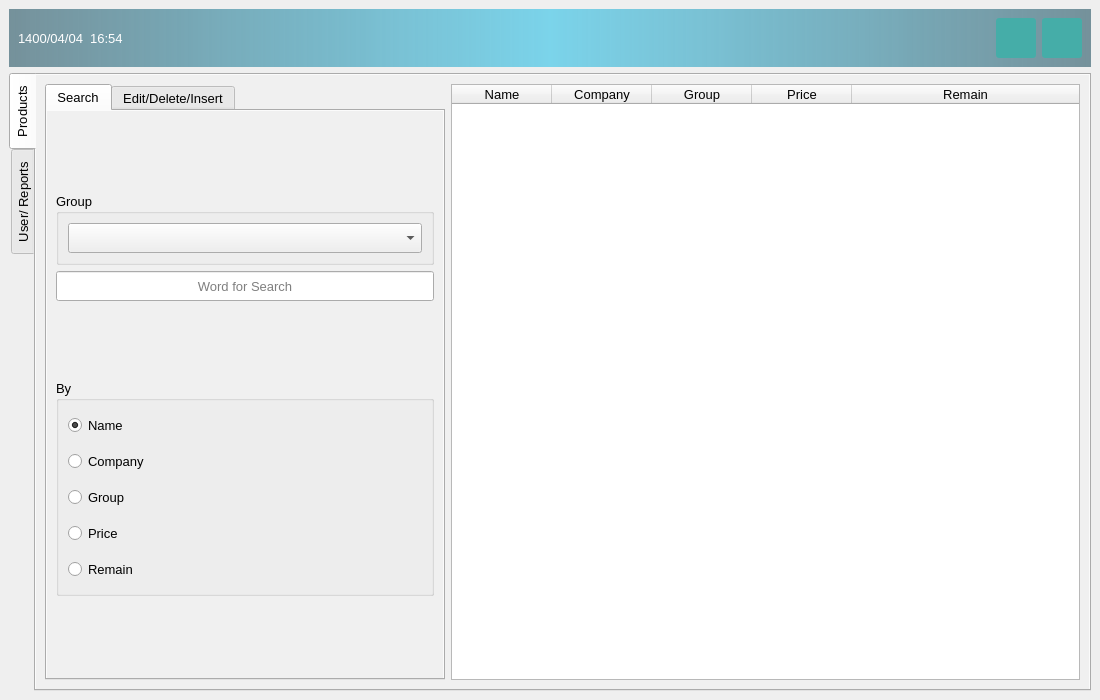
<?xml version="1.0" encoding="UTF-8"?>
<ui version="4.0">
 <class>admin_page</class>
 <widget class="QWidget" name="admin_page">
  <property name="geometry">
   <rect>
    <x>0</x>
    <y>0</y>
    <width>1100</width>
    <height>700</height>
   </rect>
  </property>
  <property name="windowTitle">
   <string>Admin Page</string>
  </property>
  <property name="windowIcon">
   <iconset resource="resource.qrc">
    <normaloff>:/icon/Nitro Display.png</normaloff>:/icon/Nitro Display.png</iconset>
  </property>
  <property name="styleSheet">
   <string notr="true">#main_panel
{
	border-image: url(:/image/blurred-background-supermarket-aisle-with-products_62890-121.jpg);
 }
#top_panel
{
 background-color: qlineargradient(spread:reflect, x1:0.5, y1:0, x2:0, y2:0, stop:0 rgba(91, 204, 233, 200), stop:1 rgba(32, 80, 96, 150));
 }
#date_lbl
{
 color: white;
 }
#report_btn, #save_btn, #insert_btn, #delete_btn,#edit_btn, #close_btn, #minimize_btn, #new_btn, #remove_btn
{
  color: white;
  background-color: #45ada8;
  border-width: 0px;
  border-radius: 3px;
}
#insert_btn:hover, #report_btn:hover , #minimize_btn:hover, #delete_btn:hover, #edit_btn:hover, #save_btn:hover, #new_btn:hover, #remove_btn:hover
{
 background-color: #547980;
 }
#table_panel
{
  background: rgba(0, 0, 0, 0.5);
}
 #close_btn:hover
{
	 background-color: rgb(158, 0, 0);
}
#product_tab, #user_tab, #search_tab, #tool_tab_2
{
	background-color: rgb(240, 240, 240);
}</string>
  </property>
  <layout class="QVBoxLayout" name="verticalLayout">
   <property name="leftMargin">
    <number>0</number>
   </property>
   <property name="topMargin">
    <number>0</number>
   </property>
   <property name="rightMargin">
    <number>0</number>
   </property>
   <property name="bottomMargin">
    <number>0</number>
   </property>
   <item>
    <widget class="QFrame" name="main_panel">
     <layout class="QVBoxLayout" name="_2">
      <property name="leftMargin">
       <number>9</number>
      </property>
      <property name="topMargin">
       <number>9</number>
      </property>
      <property name="rightMargin">
       <number>9</number>
      </property>
      <property name="bottomMargin">
       <number>9</number>
      </property>
      <item>
       <widget class="QFrame" name="top_panel">
        <layout class="QHBoxLayout" name="horizontalLayout">
         <property name="leftMargin">
          <number>9</number>
         </property>
         <property name="topMargin">
          <number>9</number>
         </property>
         <property name="rightMargin">
          <number>9</number>
         </property>
         <property name="bottomMargin">
          <number>9</number>
         </property>
         <item>
          <widget class="QLabel" name="date_lbl">
           <property name="minimumSize">
            <size>
             <width>0</width>
             <height>30</height>
            </size>
           </property>
           <property name="font">
            <font>
             <pointsize>10</pointsize>
            </font>
           </property>
           <property name="text">
            <string>1400/04/04  16:54</string>
           </property>
          </widget>
         </item>
         <item>
          <spacer name="horizontalSpacer">
           <property name="orientation">
            <enum>Qt::Horizontal</enum>
           </property>
           <property name="sizeHint" stdset="0">
            <size>
             <width>40</width>
             <height>20</height>
            </size>
           </property>
          </spacer>
         </item>
         <item>
          <widget class="QPushButton" name="minimize_btn">
           <property name="sizePolicy">
            <sizepolicy hsizetype="Fixed" vsizetype="Fixed">
             <horstretch>0</horstretch>
             <verstretch>0</verstretch>
            </sizepolicy>
           </property>
           <property name="minimumSize">
            <size>
             <width>40</width>
             <height>40</height>
            </size>
           </property>
           <property name="font">
            <font>
             <pointsize>10</pointsize>
            </font>
           </property>
           <property name="cursor">
            <cursorShape>PointingHandCursor</cursorShape>
           </property>
           <property name="toolTip">
            <string>Minimize</string>
           </property>
           <property name="text">
            <string/>
           </property>
           <property name="icon">
            <iconset resource="resource.qrc">
             <normaloff>:/icon/mini.ico</normaloff>:/icon/mini.ico</iconset>
           </property>
           <property name="iconSize">
            <size>
             <width>25</width>
             <height>35</height>
            </size>
           </property>
          </widget>
         </item>
         <item>
          <widget class="QPushButton" name="close_btn">
           <property name="sizePolicy">
            <sizepolicy hsizetype="Fixed" vsizetype="Fixed">
             <horstretch>0</horstretch>
             <verstretch>0</verstretch>
            </sizepolicy>
           </property>
           <property name="minimumSize">
            <size>
             <width>40</width>
             <height>40</height>
            </size>
           </property>
           <property name="font">
            <font>
             <kerning>true</kerning>
            </font>
           </property>
           <property name="cursor">
            <cursorShape>PointingHandCursor</cursorShape>
           </property>
           <property name="toolTip">
            <string>Close</string>
           </property>
           <property name="text">
            <string/>
           </property>
           <property name="icon">
            <iconset resource="resource.qrc">
             <normaloff>:/icon/close.ico</normaloff>:/icon/close.ico</iconset>
           </property>
           <property name="iconSize">
            <size>
             <width>35</width>
             <height>35</height>
            </size>
           </property>
          </widget>
         </item>
        </layout>
       </widget>
      </item>
      <item>
       <widget class="QTabWidget" name="main_tab">
        <property name="font">
         <font>
          <pointsize>10</pointsize>
         </font>
        </property>
        <property name="contextMenuPolicy">
         <enum>Qt::DefaultContextMenu</enum>
        </property>
        <property name="tabPosition">
         <enum>QTabWidget::West</enum>
        </property>
        <property name="currentIndex">
         <number>0</number>
        </property>
        <widget class="QWidget" name="product_tab">
         <attribute name="title">
          <string>Products</string>
         </attribute>
         <layout class="QHBoxLayout" name="horizontalLayout_2">
          <item>
           <widget class="QTabWidget" name="tool_tab">
            <property name="maximumSize">
             <size>
              <width>400</width>
              <height>16777215</height>
             </size>
            </property>
            <property name="font">
             <font>
              <pointsize>10</pointsize>
             </font>
            </property>
            <property name="currentIndex">
             <number>0</number>
            </property>
            <widget class="QWidget" name="search_tab">
             <attribute name="title">
              <string>Search</string>
             </attribute>
             <layout class="QVBoxLayout" name="verticalLayout_3">
              <item>
               <spacer name="verticalSpacer">
                <property name="orientation">
                 <enum>Qt::Vertical</enum>
                </property>
                <property name="sizeHint" stdset="0">
                 <size>
                  <width>20</width>
                  <height>40</height>
                 </size>
                </property>
               </spacer>
              </item>
              <item>
               <widget class="QGroupBox" name="group_gbox">
                <property name="font">
                 <font>
                  <pointsize>10</pointsize>
                 </font>
                </property>
                <property name="title">
                 <string>Group</string>
                </property>
                <layout class="QVBoxLayout" name="verticalLayout_4">
                 <item>
                  <widget class="QComboBox" name="group_combox">
                   <property name="minimumSize">
                    <size>
                     <width>0</width>
                     <height>30</height>
                    </size>
                   </property>
                   <property name="font">
                    <font>
                     <pointsize>10</pointsize>
                    </font>
                   </property>
                   <property name="toolTip">
                    <string>Click to Show Spesific Group</string>
                   </property>
                  </widget>
                 </item>
                </layout>
               </widget>
              </item>
              <item>
               <widget class="QLineEdit" name="word_txt">
                <property name="minimumSize">
                 <size>
                  <width>0</width>
                  <height>30</height>
                 </size>
                </property>
                <property name="font">
                 <font>
                  <pointsize>10</pointsize>
                 </font>
                </property>
                <property name="toolTip">
                 <string>Enter the Word for Search</string>
                </property>
                <property name="alignment">
                 <set>Qt::AlignCenter</set>
                </property>
                <property name="placeholderText">
                 <string>Word for Search</string>
                </property>
               </widget>
              </item>
              <item>
               <spacer name="verticalSpacer_2">
                <property name="orientation">
                 <enum>Qt::Vertical</enum>
                </property>
                <property name="sizeHint" stdset="0">
                 <size>
                  <width>20</width>
                  <height>40</height>
                 </size>
                </property>
               </spacer>
              </item>
              <item>
               <widget class="QGroupBox" name="by_gbox">
                <property name="font">
                 <font>
                  <pointsize>10</pointsize>
                 </font>
                </property>
                <property name="title">
                 <string>By</string>
                </property>
                <layout class="QVBoxLayout" name="verticalLayout_5">
                 <item>
                  <widget class="QRadioButton" name="name_rbtn">
                   <property name="minimumSize">
                    <size>
                     <width>0</width>
                     <height>30</height>
                    </size>
                   </property>
                   <property name="font">
                    <font>
                     <pointsize>10</pointsize>
                    </font>
                   </property>
                   <property name="cursor">
                    <cursorShape>PointingHandCursor</cursorShape>
                   </property>
                   <property name="text">
                    <string>Name</string>
                   </property>
                   <property name="checked">
                    <bool>true</bool>
                   </property>
                  </widget>
                 </item>
                 <item>
                  <widget class="QRadioButton" name="company_rbtn">
                   <property name="minimumSize">
                    <size>
                     <width>0</width>
                     <height>30</height>
                    </size>
                   </property>
                   <property name="font">
                    <font>
                     <pointsize>10</pointsize>
                    </font>
                   </property>
                   <property name="cursor">
                    <cursorShape>PointingHandCursor</cursorShape>
                   </property>
                   <property name="text">
                    <string>Company</string>
                   </property>
                  </widget>
                 </item>
                 <item>
                  <widget class="QRadioButton" name="group_rbtn">
                   <property name="minimumSize">
                    <size>
                     <width>0</width>
                     <height>30</height>
                    </size>
                   </property>
                   <property name="font">
                    <font>
                     <pointsize>10</pointsize>
                    </font>
                   </property>
                   <property name="cursor">
                    <cursorShape>PointingHandCursor</cursorShape>
                   </property>
                   <property name="text">
                    <string>Group</string>
                   </property>
                  </widget>
                 </item>
                 <item>
                  <widget class="QRadioButton" name="price_rbtn">
                   <property name="minimumSize">
                    <size>
                     <width>0</width>
                     <height>30</height>
                    </size>
                   </property>
                   <property name="font">
                    <font>
                     <pointsize>10</pointsize>
                    </font>
                   </property>
                   <property name="cursor">
                    <cursorShape>PointingHandCursor</cursorShape>
                   </property>
                   <property name="text">
                    <string>Price</string>
                   </property>
                  </widget>
                 </item>
                 <item>
                  <widget class="QRadioButton" name="remain_rbtn">
                   <property name="minimumSize">
                    <size>
                     <width>0</width>
                     <height>30</height>
                    </size>
                   </property>
                   <property name="font">
                    <font>
                     <pointsize>10</pointsize>
                    </font>
                   </property>
                   <property name="cursor">
                    <cursorShape>PointingHandCursor</cursorShape>
                   </property>
                   <property name="text">
                    <string>Remain</string>
                   </property>
                  </widget>
                 </item>
                </layout>
               </widget>
              </item>
              <item>
               <spacer name="verticalSpacer_3">
                <property name="orientation">
                 <enum>Qt::Vertical</enum>
                </property>
                <property name="sizeHint" stdset="0">
                 <size>
                  <width>20</width>
                  <height>40</height>
                 </size>
                </property>
               </spacer>
              </item>
             </layout>
            </widget>
            <widget class="QWidget" name="tool_tab_2">
             <attribute name="title">
              <string>Edit/Delete/Insert</string>
             </attribute>
             <layout class="QVBoxLayout" name="verticalLayout_7">
              <item>
               <spacer name="verticalSpacer_6">
                <property name="orientation">
                 <enum>Qt::Vertical</enum>
                </property>
                <property name="sizeHint" stdset="0">
                 <size>
                  <width>20</width>
                  <height>40</height>
                 </size>
                </property>
               </spacer>
              </item>
              <item>
               <layout class="QHBoxLayout" name="name_panel">
                <property name="topMargin">
                 <number>6</number>
                </property>
                <property name="rightMargin">
                 <number>0</number>
                </property>
                <property name="bottomMargin">
                 <number>6</number>
                </property>
                <item>
                 <widget class="QLabel" name="name_lbl">
                  <property name="minimumSize">
                   <size>
                    <width>0</width>
                    <height>30</height>
                   </size>
                  </property>
                  <property name="font">
                   <font>
                    <pointsize>10</pointsize>
                   </font>
                  </property>
                  <property name="text">
                   <string>Name :</string>
                  </property>
                 </widget>
                </item>
                <item>
                 <widget class="QLineEdit" name="name_txt">
                  <property name="minimumSize">
                   <size>
                    <width>0</width>
                    <height>30</height>
                   </size>
                  </property>
                  <property name="maximumSize">
                   <size>
                    <width>306</width>
                    <height>16777215</height>
                   </size>
                  </property>
                  <property name="alignment">
                   <set>Qt::AlignCenter</set>
                  </property>
                 </widget>
                </item>
               </layout>
              </item>
              <item>
               <layout class="QHBoxLayout" name="company_panel">
                <property name="topMargin">
                 <number>6</number>
                </property>
                <property name="bottomMargin">
                 <number>6</number>
                </property>
                <item>
                 <widget class="QLabel" name="company_lbl">
                  <property name="minimumSize">
                   <size>
                    <width>0</width>
                    <height>30</height>
                   </size>
                  </property>
                  <property name="font">
                   <font>
                    <pointsize>10</pointsize>
                   </font>
                  </property>
                  <property name="text">
                   <string>Company :</string>
                  </property>
                 </widget>
                </item>
                <item>
                 <widget class="QLineEdit" name="company_txt">
                  <property name="minimumSize">
                   <size>
                    <width>0</width>
                    <height>30</height>
                   </size>
                  </property>
                  <property name="maximumSize">
                   <size>
                    <width>306</width>
                    <height>16777215</height>
                   </size>
                  </property>
                  <property name="alignment">
                   <set>Qt::AlignCenter</set>
                  </property>
                 </widget>
                </item>
               </layout>
              </item>
              <item>
               <layout class="QHBoxLayout" name="group_panel">
                <property name="topMargin">
                 <number>6</number>
                </property>
                <property name="bottomMargin">
                 <number>6</number>
                </property>
                <item>
                 <widget class="QLabel" name="group_lbl">
                  <property name="minimumSize">
                   <size>
                    <width>0</width>
                    <height>30</height>
                   </size>
                  </property>
                  <property name="font">
                   <font>
                    <pointsize>10</pointsize>
                   </font>
                  </property>
                  <property name="text">
                   <string>Group :</string>
                  </property>
                 </widget>
                </item>
                <item>
                 <widget class="QLineEdit" name="group_txt">
                  <property name="minimumSize">
                   <size>
                    <width>0</width>
                    <height>30</height>
                   </size>
                  </property>
                  <property name="maximumSize">
                   <size>
                    <width>306</width>
                    <height>16777215</height>
                   </size>
                  </property>
                  <property name="alignment">
                   <set>Qt::AlignCenter</set>
                  </property>
                 </widget>
                </item>
               </layout>
              </item>
              <item>
               <layout class="QHBoxLayout" name="price_panel">
                <property name="topMargin">
                 <number>6</number>
                </property>
                <property name="bottomMargin">
                 <number>6</number>
                </property>
                <item>
                 <widget class="QLabel" name="price_lbl">
                  <property name="minimumSize">
                   <size>
                    <width>0</width>
                    <height>30</height>
                   </size>
                  </property>
                  <property name="font">
                   <font>
                    <pointsize>10</pointsize>
                   </font>
                  </property>
                  <property name="text">
                   <string>Price :</string>
                  </property>
                 </widget>
                </item>
                <item>
                 <widget class="QLineEdit" name="price_txt">
                  <property name="minimumSize">
                   <size>
                    <width>0</width>
                    <height>30</height>
                   </size>
                  </property>
                  <property name="maximumSize">
                   <size>
                    <width>306</width>
                    <height>16777215</height>
                   </size>
                  </property>
                  <property name="locale">
                   <locale language="Persian" country="Iran"/>
                  </property>
                  <property name="inputMask">
                   <string/>
                  </property>
                  <property name="text">
                   <string/>
                  </property>
                  <property name="frame">
                   <bool>true</bool>
                  </property>
                  <property name="alignment">
                   <set>Qt::AlignCenter</set>
                  </property>
                  <property name="clearButtonEnabled">
                   <bool>false</bool>
                  </property>
                 </widget>
                </item>
               </layout>
              </item>
              <item>
               <layout class="QHBoxLayout" name="remain_panel">
                <property name="topMargin">
                 <number>6</number>
                </property>
                <property name="bottomMargin">
                 <number>6</number>
                </property>
                <item>
                 <widget class="QLabel" name="remain_lbl">
                  <property name="minimumSize">
                   <size>
                    <width>0</width>
                    <height>30</height>
                   </size>
                  </property>
                  <property name="font">
                   <font>
                    <pointsize>10</pointsize>
                   </font>
                  </property>
                  <property name="text">
                   <string>Remain :</string>
                  </property>
                 </widget>
                </item>
                <item>
                 <widget class="QLineEdit" name="remain_txt">
                  <property name="minimumSize">
                   <size>
                    <width>0</width>
                    <height>30</height>
                   </size>
                  </property>
                  <property name="maximumSize">
                   <size>
                    <width>306</width>
                    <height>16777215</height>
                   </size>
                  </property>
                  <property name="alignment">
                   <set>Qt::AlignCenter</set>
                  </property>
                 </widget>
                </item>
               </layout>
              </item>
              <item>
               <spacer name="verticalSpacer_4">
                <property name="orientation">
                 <enum>Qt::Vertical</enum>
                </property>
                <property name="sizeHint" stdset="0">
                 <size>
                  <width>20</width>
                  <height>40</height>
                 </size>
                </property>
               </spacer>
              </item>
              <item>
               <layout class="QGridLayout" name="gridLayout">
                <item row="0" column="0">
                 <widget class="QPushButton" name="insert_btn">
                  <property name="minimumSize">
                   <size>
                    <width>0</width>
                    <height>30</height>
                   </size>
                  </property>
                  <property name="font">
                   <font>
                    <pointsize>10</pointsize>
                   </font>
                  </property>
                  <property name="cursor">
                   <cursorShape>PointingHandCursor</cursorShape>
                  </property>
                  <property name="toolTip">
                   <string>Click to Insert Product</string>
                  </property>
                  <property name="text">
                   <string>Insert</string>
                  </property>
                 </widget>
                </item>
                <item row="0" column="1">
                 <widget class="QPushButton" name="edit_btn">
                  <property name="minimumSize">
                   <size>
                    <width>0</width>
                    <height>30</height>
                   </size>
                  </property>
                  <property name="font">
                   <font>
                    <pointsize>10</pointsize>
                   </font>
                  </property>
                  <property name="cursor">
                   <cursorShape>PointingHandCursor</cursorShape>
                  </property>
                  <property name="toolTip">
                   <string>Click to Edit Product</string>
                  </property>
                  <property name="text">
                   <string>Edit</string>
                  </property>
                 </widget>
                </item>
                <item row="1" column="0" colspan="2">
                 <widget class="QPushButton" name="delete_btn">
                  <property name="minimumSize">
                   <size>
                    <width>0</width>
                    <height>30</height>
                   </size>
                  </property>
                  <property name="font">
                   <font>
                    <pointsize>10</pointsize>
                   </font>
                  </property>
                  <property name="cursor">
                   <cursorShape>PointingHandCursor</cursorShape>
                  </property>
                  <property name="toolTip">
                   <string>Click to Delete Product</string>
                  </property>
                  <property name="text">
                   <string>Delete</string>
                  </property>
                 </widget>
                </item>
               </layout>
              </item>
              <item>
               <spacer name="verticalSpacer_5">
                <property name="orientation">
                 <enum>Qt::Vertical</enum>
                </property>
                <property name="sizeHint" stdset="0">
                 <size>
                  <width>20</width>
                  <height>40</height>
                 </size>
                </property>
               </spacer>
              </item>
             </layout>
            </widget>
           </widget>
          </item>
          <item>
           <layout class="QVBoxLayout" name="verticalLayout_2">
            <item>
             <widget class="QTableWidget" name="product_table">
              <property name="font">
               <font>
                <pointsize>10</pointsize>
               </font>
              </property>
              <property name="cursor" stdset="0">
               <cursorShape>PointingHandCursor</cursorShape>
              </property>
              <property name="toolTip">
               <string>Double-Click to Fill Lined Edits</string>
              </property>
              <property name="editTriggers">
               <set>QAbstractItemView::NoEditTriggers</set>
              </property>
              <property name="selectionBehavior">
               <enum>QAbstractItemView::SelectRows</enum>
              </property>
              <attribute name="horizontalHeaderStretchLastSection">
               <bool>true</bool>
              </attribute>
              <column>
               <property name="text">
                <string>Name</string>
               </property>
               <property name="textAlignment">
                <set>AlignCenter</set>
               </property>
              </column>
              <column>
               <property name="text">
                <string>Company</string>
               </property>
               <property name="textAlignment">
                <set>AlignCenter</set>
               </property>
              </column>
              <column>
               <property name="text">
                <string>Group</string>
               </property>
               <property name="textAlignment">
                <set>AlignCenter</set>
               </property>
              </column>
              <column>
               <property name="text">
                <string>Price</string>
               </property>
               <property name="textAlignment">
                <set>AlignCenter</set>
               </property>
              </column>
              <column>
               <property name="text">
                <string>Remain</string>
               </property>
               <property name="textAlignment">
                <set>AlignCenter</set>
               </property>
              </column>
             </widget>
            </item>
           </layout>
          </item>
         </layout>
        </widget>
        <widget class="QWidget" name="user_tab">
         <attribute name="title">
          <string>User/ Reports</string>
         </attribute>
         <layout class="QHBoxLayout" name="horizontalLayout_7">
          <item>
           <widget class="QGroupBox" name="report_gbox">
            <property name="font">
             <font>
              <pointsize>10</pointsize>
             </font>
            </property>
            <property name="title">
             <string>Daily Report</string>
            </property>
            <layout class="QVBoxLayout" name="verticalLayout_8">
             <item>
              <widget class="QTextEdit" name="report_txt">
               <property name="enabled">
                <bool>true</bool>
               </property>
               <property name="font">
                <font>
                 <pointsize>10</pointsize>
                </font>
               </property>
               <property name="frameShadow">
                <enum>QFrame::Sunken</enum>
               </property>
               <property name="lineWidth">
                <number>1</number>
               </property>
               <property name="textInteractionFlags">
                <set>Qt::NoTextInteraction</set>
               </property>
              </widget>
             </item>
             <item>
              <layout class="QGridLayout" name="gridLayout_2">
               <property name="bottomMargin">
                <number>0</number>
               </property>
               <item row="0" column="0">
                <widget class="QPushButton" name="report_btn">
                 <property name="minimumSize">
                  <size>
                   <width>0</width>
                   <height>30</height>
                  </size>
                 </property>
                 <property name="font">
                  <font>
                   <pointsize>10</pointsize>
                  </font>
                 </property>
                 <property name="cursor">
                  <cursorShape>PointingHandCursor</cursorShape>
                 </property>
                 <property name="toolTip">
                  <string>Click to Finish the Day and Show Report</string>
                 </property>
                 <property name="text">
                  <string>End of the Day</string>
                 </property>
                </widget>
               </item>
               <item row="0" column="1">
                <widget class="QPushButton" name="save_btn">
                 <property name="minimumSize">
                  <size>
                   <width>0</width>
                   <height>30</height>
                  </size>
                 </property>
                 <property name="font">
                  <font>
                   <pointsize>10</pointsize>
                  </font>
                 </property>
                 <property name="cursor">
                  <cursorShape>PointingHandCursor</cursorShape>
                 </property>
                 <property name="toolTip">
                  <string>Click to Save the Report</string>
                 </property>
                 <property name="text">
                  <string>Save</string>
                 </property>
                </widget>
               </item>
              </layout>
             </item>
            </layout>
           </widget>
          </item>
          <item>
           <widget class="QGroupBox" name="user_gbox">
            <property name="font">
             <font>
              <pointsize>10</pointsize>
             </font>
            </property>
            <property name="title">
             <string>Store Users</string>
            </property>
            <layout class="QVBoxLayout" name="verticalLayout_6">
             <item>
              <widget class="QTableWidget" name="user_table">
               <property name="font">
                <font>
                 <pointsize>10</pointsize>
                </font>
               </property>
               <property name="cursor" stdset="0">
                <cursorShape>ArrowCursor</cursorShape>
               </property>
               <property name="toolTip">
                <string/>
               </property>
               <property name="editTriggers">
                <set>QAbstractItemView::NoEditTriggers</set>
               </property>
               <property name="selectionBehavior">
                <enum>QAbstractItemView::SelectRows</enum>
               </property>
               <attribute name="horizontalHeaderStretchLastSection">
                <bool>true</bool>
               </attribute>
               <column>
                <property name="text">
                 <string>Username</string>
                </property>
                <property name="textAlignment">
                 <set>AlignCenter</set>
                </property>
               </column>
               <column>
                <property name="text">
                 <string>Credit</string>
                </property>
                <property name="textAlignment">
                 <set>AlignCenter</set>
                </property>
               </column>
              </widget>
             </item>
             <item>
              <widget class="QGroupBox" name="discount_gbox">
               <property name="title">
                <string>Discount</string>
               </property>
               <layout class="QVBoxLayout" name="verticalLayout_9">
                <item>
                 <layout class="QHBoxLayout" name="code_panel">
                  <property name="topMargin">
                   <number>0</number>
                  </property>
                  <item>
                   <widget class="QLabel" name="code_lbl">
                    <property name="minimumSize">
                     <size>
                      <width>0</width>
                      <height>30</height>
                     </size>
                    </property>
                    <property name="font">
                     <font>
                      <pointsize>10</pointsize>
                     </font>
                    </property>
                    <property name="text">
                     <string>Discount Code :</string>
                    </property>
                   </widget>
                  </item>
                  <item>
                   <widget class="QLineEdit" name="code_txt">
                    <property name="minimumSize">
                     <size>
                      <width>0</width>
                      <height>30</height>
                     </size>
                    </property>
                    <property name="maximumSize">
                     <size>
                      <width>362</width>
                      <height>16777215</height>
                     </size>
                    </property>
                    <property name="font">
                     <font>
                      <pointsize>10</pointsize>
                     </font>
                    </property>
                    <property name="toolTip">
                     <string>Enter Text as Code</string>
                    </property>
                    <property name="alignment">
                     <set>Qt::AlignCenter</set>
                    </property>
                    <property name="placeholderText">
                     <string>New Dicount Code</string>
                    </property>
                   </widget>
                  </item>
                 </layout>
                </item>
                <item>
                 <layout class="QHBoxLayout" name="precent_panel">
                  <property name="topMargin">
                   <number>0</number>
                  </property>
                  <item>
                   <widget class="QLabel" name="precent_lbl">
                    <property name="minimumSize">
                     <size>
                      <width>0</width>
                      <height>30</height>
                     </size>
                    </property>
                    <property name="font">
                     <font>
                      <pointsize>10</pointsize>
                     </font>
                    </property>
                    <property name="text">
                     <string>Discount Precent :</string>
                    </property>
                   </widget>
                  </item>
                  <item>
                   <widget class="QLineEdit" name="precent_txt">
                    <property name="minimumSize">
                     <size>
                      <width>0</width>
                      <height>30</height>
                     </size>
                    </property>
                    <property name="maximumSize">
                     <size>
                      <width>345</width>
                      <height>16777215</height>
                     </size>
                    </property>
                    <property name="font">
                     <font>
                      <pointsize>10</pointsize>
                     </font>
                    </property>
                    <property name="toolTip">
                     <string>Enter Number as Persent</string>
                    </property>
                    <property name="alignment">
                     <set>Qt::AlignCenter</set>
                    </property>
                    <property name="placeholderText">
                     <string>New Discount Precent</string>
                    </property>
                   </widget>
                  </item>
                  <item>
                   <widget class="QLabel" name="label">
                    <property name="maximumSize">
                     <size>
                      <width>12</width>
                      <height>16777215</height>
                     </size>
                    </property>
                    <property name="font">
                     <font>
                      <pointsize>10</pointsize>
                     </font>
                    </property>
                    <property name="text">
                     <string>%</string>
                    </property>
                   </widget>
                  </item>
                 </layout>
                </item>
                <item>
                 <layout class="QHBoxLayout" name="description_panel">
                  <property name="topMargin">
                   <number>0</number>
                  </property>
                  <item>
                   <widget class="QLabel" name="description_lbl">
                    <property name="minimumSize">
                     <size>
                      <width>0</width>
                      <height>30</height>
                     </size>
                    </property>
                    <property name="font">
                     <font>
                      <pointsize>10</pointsize>
                     </font>
                    </property>
                    <property name="text">
                     <string>Description :</string>
                    </property>
                   </widget>
                  </item>
                  <item>
                   <widget class="QLineEdit" name="description_txt">
                    <property name="minimumSize">
                     <size>
                      <width>0</width>
                      <height>30</height>
                     </size>
                    </property>
                    <property name="maximumSize">
                     <size>
                      <width>362</width>
                      <height>16777215</height>
                     </size>
                    </property>
                    <property name="font">
                     <font>
                      <pointsize>10</pointsize>
                     </font>
                    </property>
                    <property name="toolTip">
                     <string>Enter Text as Description</string>
                    </property>
                    <property name="alignment">
                     <set>Qt::AlignCenter</set>
                    </property>
                    <property name="placeholderText">
                     <string>Description About Discount</string>
                    </property>
                   </widget>
                  </item>
                 </layout>
                </item>
                <item>
                 <layout class="QHBoxLayout" name="horizontalLayout_8">
                  <property name="topMargin">
                   <number>0</number>
                  </property>
                  <item>
                   <widget class="QPushButton" name="new_btn">
                    <property name="minimumSize">
                     <size>
                      <width>0</width>
                      <height>30</height>
                     </size>
                    </property>
                    <property name="font">
                     <font>
                      <pointsize>10</pointsize>
                     </font>
                    </property>
                    <property name="cursor">
                     <cursorShape>PointingHandCursor</cursorShape>
                    </property>
                    <property name="toolTip">
                     <string>Click to Replace New Code </string>
                    </property>
                    <property name="text">
                     <string>New</string>
                    </property>
                   </widget>
                  </item>
                  <item>
                   <widget class="QPushButton" name="remove_btn">
                    <property name="minimumSize">
                     <size>
                      <width>0</width>
                      <height>30</height>
                     </size>
                    </property>
                    <property name="font">
                     <font>
                      <pointsize>10</pointsize>
                     </font>
                    </property>
                    <property name="cursor">
                     <cursorShape>PointingHandCursor</cursorShape>
                    </property>
                    <property name="toolTip">
                     <string>Click to Remove All of the Discount Code</string>
                    </property>
                    <property name="text">
                     <string>Remoe All</string>
                    </property>
                   </widget>
                  </item>
                 </layout>
                </item>
               </layout>
              </widget>
             </item>
            </layout>
           </widget>
          </item>
         </layout>
        </widget>
       </widget>
      </item>
     </layout>
    </widget>
   </item>
  </layout>
 </widget>
 <resources>
  <include location="resource.qrc"/>
 </resources>
 <connections>
  <connection>
   <sender>name_rbtn</sender>
   <signal>clicked()</signal>
   <receiver>group_gbox</receiver>
   <slot>show()</slot>
   <hints>
    <hint type="sourcelabel">
     <x>131</x>
     <y>417</y>
    </hint>
    <hint type="destinationlabel">
     <x>160</x>
     <y>255</y>
    </hint>
   </hints>
  </connection>
  <connection>
   <sender>company_rbtn</sender>
   <signal>clicked()</signal>
   <receiver>group_gbox</receiver>
   <slot>show()</slot>
   <hints>
    <hint type="sourcelabel">
     <x>254</x>
     <y>457</y>
    </hint>
    <hint type="destinationlabel">
     <x>307</x>
     <y>250</y>
    </hint>
   </hints>
  </connection>
  <connection>
   <sender>group_rbtn</sender>
   <signal>clicked()</signal>
   <receiver>group_gbox</receiver>
   <slot>hide()</slot>
   <hints>
    <hint type="sourcelabel">
     <x>228</x>
     <y>485</y>
    </hint>
    <hint type="destinationlabel">
     <x>221</x>
     <y>254</y>
    </hint>
   </hints>
  </connection>
  <connection>
   <sender>price_rbtn</sender>
   <signal>clicked()</signal>
   <receiver>group_gbox</receiver>
   <slot>show()</slot>
   <hints>
    <hint type="sourcelabel">
     <x>401</x>
     <y>525</y>
    </hint>
    <hint type="destinationlabel">
     <x>393</x>
     <y>256</y>
    </hint>
   </hints>
  </connection>
  <connection>
   <sender>remain_rbtn</sender>
   <signal>clicked()</signal>
   <receiver>group_gbox</receiver>
   <slot>show()</slot>
   <hints>
    <hint type="sourcelabel">
     <x>350</x>
     <y>566</y>
    </hint>
    <hint type="destinationlabel">
     <x>350</x>
     <y>256</y>
    </hint>
   </hints>
  </connection>
 </connections>
</ui>
